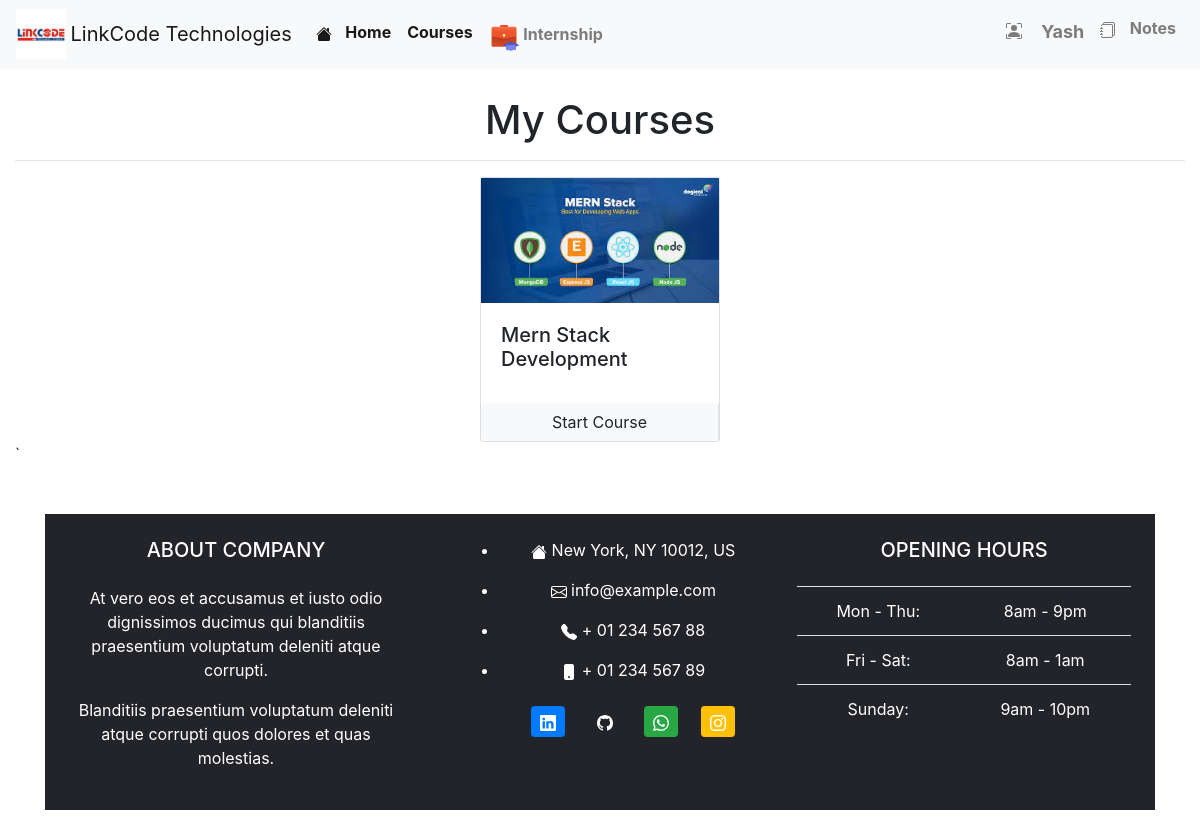
The page /mycourses (signed in) on the database its author committed.
### courses/models/user_course.py (models this page shows, shortened)
class UserCourse(models.Model):
    user = models.ForeignKey(User, null=False, on_delete=models.CASCADE)
    course = models.ForeignKey(Course, null=False, on_delete=models.CASCADE)
    date = models.DateTimeField(auto_now_add=True)

### courses/models/course.py (models this page shows, shortened)
class Course(models.Model):
    name = models.CharField(max_length=100, null=False)
    slug = models.CharField(max_length=100, null=False, unique=True)
    description = models.CharField(max_length=250, null=True)
    price = models.IntegerField(null=False)
    discount = models.IntegerField(null=False, default=0)
    active = models.BooleanField(default=False)
    thumbnail = models.ImageField(upload_to="files/thumbnail")
    date = models.DateTimeField(auto_now_add=True)
    resource = models.FileField(upload_to="files/resource")
    length = models.IntegerField(null=False)

### courses/views/courses.py (the view)
# urls.py: path('mycourses', courses.mycourses, name='mycourses'),
@login_required(login_url='login')
def mycourses(request):
    user = request.user
    user_courses = UserCourse.objects.filter(user=user)
    return render(request, template_name='courses/my_courses.html', context={'user_courses': user_courses})

### courses/templates/courses/my_courses.html (shortened to what this page needs)
{% extends 'courses/base.html' %}
{% load course_custom_tags %}
{% block content %}
<div class="container-fluid">
   <h1 style="text-align : center">My Courses</h1>
   <hr>
   <div class="row">
       {% for uc in user_courses %}
      <div class="col mx-auto">
         <div class="card mx-auto" style="width: 15rem;">
            <img class="card-image-top" src="{{uc.course.thumbnail.url}}" alt="Card image cap">
            <div class="card-body">
               <h5 class="card-title">{{uc.course.name}}</h5>
            </div>
               <div class="row no-gutters">
                  <div class="col border-right"><a href="/course/{{uc.course.slug}}" class="btn btn-light btn-block">Start Course</a></div>
               </div>
            </div>
         </div>
      </div>
`
      {% endfor %}
   </div>
{% endblock %}

### courses/templates/courses/base.html (shortened to what this page needs)
<!doctype html>
<html lang="en">
   <head>
      <link rel="stylesheet" href="https://cdn.jsdelivr.net/npm/bootstrap@4.3.1/dist/css/bootstrap.min.css">
   </head>
   <body oncontextmenu="return false;">
      <nav class="navbar fixed-top navbar-expand-lg navbar-light bg-light">
         <img style="height : 50px">
         &nbsp;<a class="navbar-brand" href="/">LinkCode Technologies</a>
         <div class="collapse navbar-collapse" id="navbarTogglerDemo02">
            <ul class="navbar-nav mr-auto mt-2 mt-lg-0">
               <li class="nav-item active">
                  <a class="nav-link" href="/" style="padding-top : 10px;">
                     &nbsp;&nbsp;<b>Home</b> <span class="sr-only">(current)</span>
                  </a>
               </li>
               <li class="nav-item active">
                  <a class="nav-link" href="/home" style="padding-top : 10px;"><b>Courses</b> <span class="sr-only">(current)</span></a>
               </li>
               {% if request.user.is_authenticated %}
               <li class="nav-item" style="padding-top:3px;">
                  <a class="nav-link" href="/internship"><img style="height:30px;">
<b>Internship</b></a>
               </li>
               {% endif %}
            </ul>
            <ul class="navbar-nav ml-auto">
               {% if request.user.is_authenticated %}
                <div class="dropdown">
                 <h4  type="" id="dropdownMenuButton1" data-bs-toggle="dropdown" aria-expanded="false">
               <li class="nav-item" >
                  <a class="nav-link" href="#">
                     &nbsp;&nbsp;<b style="font-size:18px;">{{request.user}}</b>
                  </a>
               </li>
                 </h4>
               </div>
               <li class="nav-item">
                  <a class="nav-link" href="/notes">
                     &nbsp;&nbsp;<b style="padding-top:15px;">Notes</b>
                  </a>
               </li>
               {% endif %}
            </ul>
         </div>
      </nav>
      {% block content %}
      {% endblock %}
      <div class="container my-5">
         <footer class="text-white text-center text-lg-start" style="background-color: #23242a;">
            <div class="container p-4">
               <div class="row mt-6">
                  <div class="col-lg-4 col-md-12 mb-4 mb-md-0">
                     <h5 class="text-uppercase mb-4">About company</h5>
                     <p>
                        At vero eos et accusamus et iusto odio dignissimos ducimus qui blanditiis praesentium
                        voluptatum deleniti atque corrupti.
                     </p>
                     <p>
                        Blanditiis praesentium voluptatum deleniti atque corrupti quos dolores et quas
                        molestias.
                     </p>
                  </div>
                  <div class="col-lg-4 col-md-6 mb-4 mb-md-0">
                     <ul class="fa-ul" style="margin-left: 1.65em;">
                        <li class="mb-3">
                           <span class="fa-li"></span><span class="ms-2">New York, NY 10012, US</span>
                        </li>
                        <li class="mb-3">
                           <span class="fa-li"></span><span class="ms-2">info@example.com</span>
                        </li>
                        <li class="mb-3">
                           <span class="fa-li"></span><span class="ms-2">+ 01 234 567 88</span>
                        </li>
                        <li class="mb-3">
                           <svg xmlns="http://www.w3.org/2000/svg" width="16" height="16" fill="currentColor" class="bi bi-phone-fill" viewBox="0 0 16 16">
                              <path d="M3 2a2 2 0 0 1 2-2h6a2 2 0 0 1 2 2v12a2 2 0 0 1-2 2H5a2 2 0 0 1-2-2V2zm6 11a1 1 0 1 0-2 0 1 1 0 0 0 2 0z"/>
                           </svg>
                           <span class="fa-li"></span><span class="ms-2">+ 01 234 567 89</span>
                        </li>
                        <div class="mt-4">
                           <a type="button" class="btn btn-floating btn-primary btn-sm">
                           </a>
                           <a type="button" class="btn btn-floating btn-black btn-sm">
                           </a>
                           <a type="button" class="btn btn-floating btn-success btn-sm" href="https://www.instagram.com/">
                           </a>
                           <a type="button" class="btn btn-floating btn-warning btn-sm">
                           </a>
                        </div>
                     </ul>
                  </div>
                  <div class="col-lg-4 col-md-6 mb-4 mb-md-0">
                     <h5 class="text-uppercase mb-4">Opening hours</h5>
                     <table class="table text-center text-white">
                        <tbody class="font-weight-normal">
                           <tr>
                              <td>Mon - Thu:</td>
                              <td>8am - 9pm</td>
                           </tr>
                           <tr>
                              <td>Fri - Sat:</td>
                              <td>8am - 1am</td>
                           </tr>
                           <tr>
                              <td>Sunday:</td>
                              <td>9am - 10pm</td>
                           </tr>
                        </tbody>
                     </table>
                  </div>
               </div>
            </div>
         </footer>
      </div>
   </body>
</html>

### rows shown on the page
UserCourse: course.thumbnail (picture), course.name "Mern Stack Development"

### other values the page prints
{{ request.user }} "Yash"
